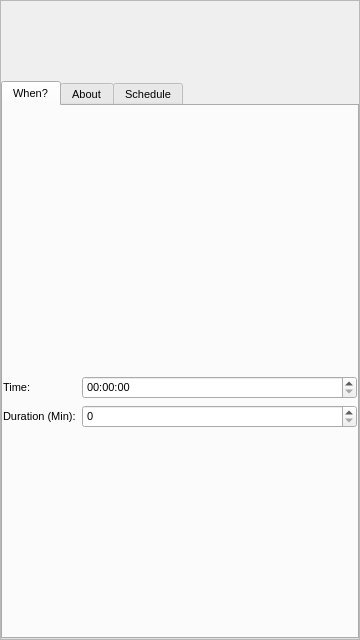
<?xml version="1.0" encoding="UTF-8"?>
<ui version="4.0">
 <class>ManualEventScreen</class>
 <widget class="QWidget" name="ManualEventScreen">
  <property name="geometry">
   <rect>
    <x>0</x>
    <y>0</y>
    <width>360</width>
    <height>640</height>
   </rect>
  </property>
  <property name="font">
   <font>
    <pointsize>10</pointsize>
   </font>
  </property>
  <property name="windowTitle">
   <string>Form</string>
  </property>
  <layout class="QVBoxLayout" name="verticalLayout">
   <property name="spacing">
    <number>0</number>
   </property>
   <property name="margin">
    <number>0</number>
   </property>
   <item>
    <widget class="QScrollArea" name="scrollArea_2">
     <property name="horizontalScrollBarPolicy">
      <enum>Qt::ScrollBarAsNeeded</enum>
     </property>
     <property name="widgetResizable">
      <bool>true</bool>
     </property>
     <widget class="QWidget" name="scrollAreaWidgetContents_2">
      <property name="geometry">
       <rect>
        <x>0</x>
        <y>0</y>
        <width>356</width>
        <height>636</height>
       </rect>
      </property>
      <layout class="QVBoxLayout" name="verticalLayout_2">
       <property name="spacing">
        <number>0</number>
       </property>
       <property name="margin">
        <number>0</number>
       </property>
       <item>
        <widget class="EventTypePanel" name="eventPanel" native="true">
         <property name="sizePolicy">
          <sizepolicy hsizetype="Preferred" vsizetype="Fixed">
           <horstretch>0</horstretch>
           <verstretch>0</verstretch>
          </sizepolicy>
         </property>
         <property name="minimumSize">
          <size>
           <width>0</width>
           <height>80</height>
          </size>
         </property>
         <property name="maximumSize">
          <size>
           <width>16777215</width>
           <height>80</height>
          </size>
         </property>
        </widget>
       </item>
       <item>
        <widget class="QTabWidget" name="tabWidget">
         <property name="font">
          <font>
           <pointsize>8</pointsize>
          </font>
         </property>
         <property name="currentIndex">
          <number>0</number>
         </property>
         <widget class="QWidget" name="whenTab">
          <attribute name="title">
           <string>When?</string>
          </attribute>
          <layout class="QVBoxLayout" name="verticalLayout_3">
           <property name="spacing">
            <number>0</number>
           </property>
           <property name="margin">
            <number>0</number>
           </property>
           <item>
            <widget class="CalendarWidget" name="startCalendar" native="true">
             <property name="sizePolicy">
              <sizepolicy hsizetype="Preferred" vsizetype="Fixed">
               <horstretch>0</horstretch>
               <verstretch>0</verstretch>
              </sizepolicy>
             </property>
             <property name="minimumSize">
              <size>
               <width>0</width>
               <height>270</height>
              </size>
             </property>
             <property name="maximumSize">
              <size>
               <width>16777215</width>
               <height>270</height>
              </size>
             </property>
            </widget>
           </item>
           <item>
            <widget class="QWidget" name="widget" native="true">
             <layout class="QGridLayout" name="gridLayout">
              <property name="margin">
               <number>0</number>
              </property>
              <property name="horizontalSpacing">
               <number>6</number>
              </property>
              <item row="0" column="0">
               <widget class="QLabel" name="label">
                <property name="sizePolicy">
                 <sizepolicy hsizetype="Maximum" vsizetype="Preferred">
                  <horstretch>0</horstretch>
                  <verstretch>0</verstretch>
                 </sizepolicy>
                </property>
                <property name="maximumSize">
                 <size>
                  <width>16777215</width>
                  <height>100</height>
                 </size>
                </property>
                <property name="font">
                 <font>
                  <pointsize>8</pointsize>
                 </font>
                </property>
                <property name="text">
                 <string>Time:</string>
                </property>
               </widget>
              </item>
              <item row="0" column="1">
               <widget class="QTimeEdit" name="timeEdit"/>
              </item>
              <item row="1" column="0">
               <widget class="QLabel" name="label_2">
                <property name="maximumSize">
                 <size>
                  <width>16777215</width>
                  <height>100</height>
                 </size>
                </property>
                <property name="font">
                 <font>
                  <pointsize>8</pointsize>
                 </font>
                </property>
                <property name="text">
                 <string>Duration (Min):</string>
                </property>
               </widget>
              </item>
              <item row="1" column="1">
               <widget class="QSpinBox" name="durationBox"/>
              </item>
             </layout>
            </widget>
           </item>
           <item>
            <spacer name="verticalSpacer">
             <property name="orientation">
              <enum>Qt::Vertical</enum>
             </property>
             <property name="sizeHint" stdset="0">
              <size>
               <width>20</width>
               <height>234</height>
              </size>
             </property>
            </spacer>
           </item>
          </layout>
         </widget>
         <widget class="QWidget" name="notesTab">
          <attribute name="title">
           <string>About</string>
          </attribute>
          <layout class="QVBoxLayout" name="verticalLayout_4">
           <item>
            <widget class="QStackedWidget" name="notesStack">
             <widget class="QWidget" name="feedingPage">
              <layout class="QVBoxLayout" name="verticalLayout_5">
               <property name="spacing">
                <number>6</number>
               </property>
               <property name="margin">
                <number>0</number>
               </property>
               <item>
                <widget class="QPlainTextEdit" name="notesEdit"/>
               </item>
              </layout>
             </widget>
             <widget class="QWidget" name="medicinePage">
              <layout class="QVBoxLayout" name="verticalLayout_6">
               <property name="spacing">
                <number>6</number>
               </property>
               <property name="margin">
                <number>0</number>
               </property>
               <item>
                <widget class="QLabel" name="label_5">
                 <property name="text">
                  <string>Drug Name:</string>
                 </property>
                </widget>
               </item>
               <item>
                <widget class="QLineEdit" name="drugEdit"/>
               </item>
               <item>
                <widget class="QLabel" name="label_6">
                 <property name="text">
                  <string>Notes:</string>
                 </property>
                </widget>
               </item>
               <item>
                <widget class="QPlainTextEdit" name="drugNotesEdit"/>
               </item>
              </layout>
             </widget>
            </widget>
           </item>
          </layout>
         </widget>
         <widget class="QWidget" name="scheduleTab">
          <attribute name="title">
           <string>Schedule</string>
          </attribute>
          <layout class="QGridLayout" name="gridLayout_2">
           <property name="margin">
            <number>0</number>
           </property>
           <property name="horizontalSpacing">
            <number>6</number>
           </property>
           <item row="0" column="0">
            <widget class="QLabel" name="label_3">
             <property name="text">
              <string>End date:</string>
             </property>
            </widget>
           </item>
           <item row="1" column="0" colspan="3">
            <widget class="CalendarWidget" name="endCalendar" native="true">
             <property name="minimumSize">
              <size>
               <width>0</width>
               <height>270</height>
              </size>
             </property>
             <property name="maximumSize">
              <size>
               <width>16777215</width>
               <height>270</height>
              </size>
             </property>
            </widget>
           </item>
           <item row="2" column="0">
            <widget class="QLabel" name="label_4">
             <property name="text">
              <string>Repeat in (Min.):</string>
             </property>
            </widget>
           </item>
           <item row="2" column="1">
            <widget class="QSpinBox" name="repeatMinBox">
             <property name="maximum">
              <number>999</number>
             </property>
            </widget>
           </item>
           <item row="2" column="2">
            <spacer name="horizontalSpacer">
             <property name="orientation">
              <enum>Qt::Horizontal</enum>
             </property>
             <property name="sizeHint" stdset="0">
              <size>
               <width>202</width>
               <height>20</height>
              </size>
             </property>
            </spacer>
           </item>
           <item row="3" column="0">
            <spacer name="verticalSpacer_2">
             <property name="orientation">
              <enum>Qt::Vertical</enum>
             </property>
             <property name="sizeHint" stdset="0">
              <size>
               <width>20</width>
               <height>40</height>
              </size>
             </property>
            </spacer>
           </item>
          </layout>
         </widget>
        </widget>
       </item>
      </layout>
     </widget>
    </widget>
   </item>
  </layout>
 </widget>
 <customwidgets>
  <customwidget>
   <class>EventTypePanel</class>
   <extends>QWidget</extends>
   <header>eventtypepanel.h</header>
   <container>1</container>
  </customwidget>
  <customwidget>
   <class>CalendarWidget</class>
   <extends>QWidget</extends>
   <header>calendarwidget.h</header>
   <container>1</container>
  </customwidget>
 </customwidgets>
 <resources/>
 <connections/>
</ui>
